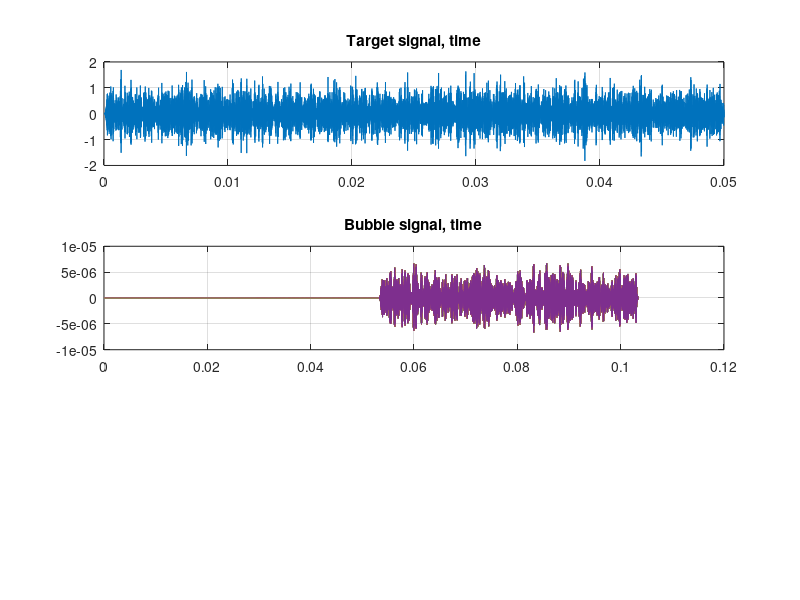
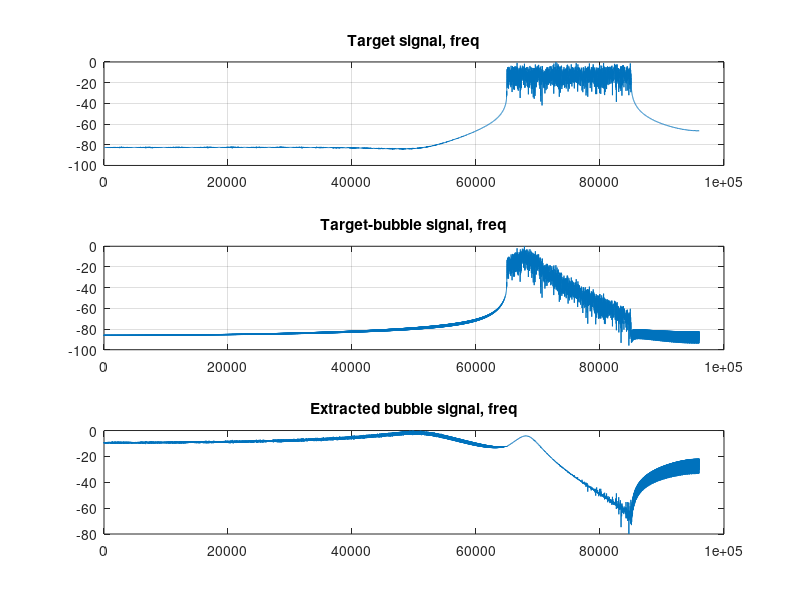

MATLAB code to generate these figures, in order:
clc
clear
close all

% load("bubble+signal.mat"); %upload rx with noise, tx from .mat file
load("tx_signal.mat"); %upload tx from .mat file
% trans_sig = load("rx-no-bubble-resp.mat").rx; %rx of the single target without bubble response
bubble_sig = load("rx-with-bubble-resp.mat").rx; %rx of the single target with bubble response

fs = 192000;
tSig = 0.05; % in seconds
nSig = tSig * fs; % in samples
t = linspace(0, tSig, nSig);

nRxSeqLength = size(bubble_sig,1);
NFFT = 32768;
NBins = 16385; 

% Transmitted signal
X = fft(tx, NFFT);
X = X(1:NBins, :);

% Received signal
Y = fft(bubble_sig, NFFT);
Y = Y(1:NBins, :);

% H_hat = R / T
H_hat = Y(:,1) ./ X(:,1);
H_hat = abs(H_hat);

tSim = linspace(0, nRxSeqLength/fs, nRxSeqLength);

figure;
subplot(311)
plot(t, tx);
grid on;
title('Target signal, time');
subplot(312)
plot(tSim, bubble_sig);
grid on;
title('Bubble signal, time');


f = linspace(0, fs/2, NBins);
figure;
subplot(311)
% logRx_noB = X(:,1);
logRx_noB = 20*log10(abs(X(:,1))./max(abs(X(:,1))));
plot(f, logRx_noB(:, 1));
grid on;
title('Target signal, freq');
subplot(312)
% logRx_withB = Y(:,1);
logRx_withB = 20*log10(abs(Y(:,1))./max(abs(Y(:,1))));
plot(f, logRx_withB(:, 1));
grid on;
hold on
title('Target-bubble signal, freq');
subplot(313)
% logH_hat = H_hat(:,1);
logH_hat = 20*log10(abs(H_hat(:,1))./max(abs(H_hat(:,1))));
plot(f, logH_hat(:, 1));
title('Extracted bubble signal, freq');

